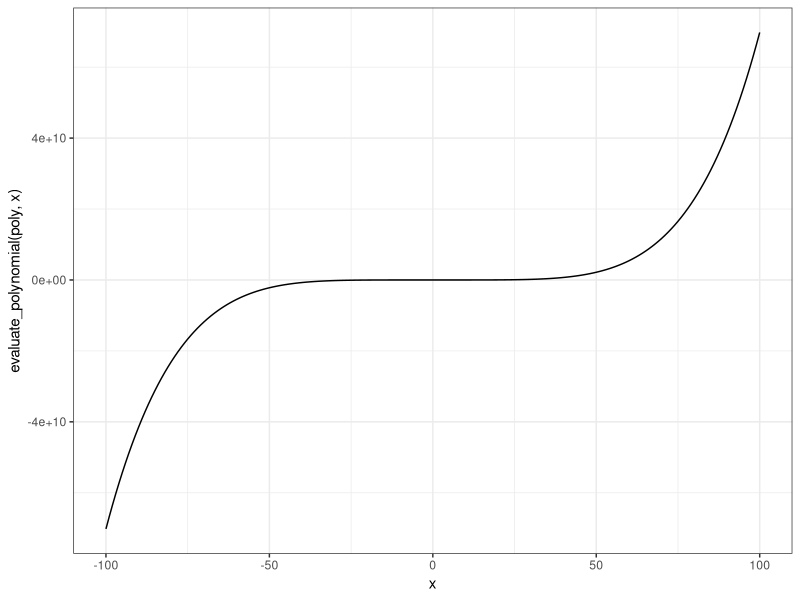

Generate this figure with R: (Note: this script raises an error after producing the figure.)
## ---- chunk 1
knitr::opts_chunk$set(echo = TRUE)
library(ggplot2)
## ---- chunk 2

circle <- function(radius) structure(list(radius=radius), class="circle")
square <- function(side) structure(list(side=side), class="square")
rectangle <- function(x, y) structure(list(x=x, y=y), class="rectangle")
triangle <- function(l, h) structure(list(l=l, h=h), class="triangle")

circumference <- function(x) UseMethod("circumference")
circumference.default <- function(x) cat("Not available for object type:", class(x), "\n")

circumference.circle <- function(x) 2*pi*x$radius
circumference.square <- function(x) x$side*4
circumference.rectangle<- function(x) x$x*2+x$y*2
circumference.triangle <- function(x) x$l+x$h+sqrt(x$l^2+x$h^2)

area <- function(x) UseMethod("area")
area.default <- function(x) cat("Not available for object type:", class(x), "\n")

area.circle <- function(x) x$radius^2*pi
area.square <- function(x) x$side^2
area.rectangle <- function(x) x$x*x$y
area.triangle <- function(x) x$l*x$h*0.5

cir <- circle(12)
sq <- square(12)
rec <- rectangle(12, 6)
tri <- triangle(6, 12)

circumference(cir)
circumference(sq)
circumference(rec)
circumference(tri)

area(cir)
area(sq)
area(rec)
area(tri)

## ---- chunk 3
polynomial <- function(...){
    parameters <- list(...)
    polynomials <- list()
    for(i in parameters) {
        if(class(i)!="numeric") {
            stop("Stop wrong type:", class(i), " Please only use numeric!")
        }
        polynomials <- c(polynomials, as.list(i))
    }
    structure(polynomials,
              class="polynomial")
}

evaluate_polynomial <- function(poly, x) UseMethod("evaluate_polynomial")
evaluate_polynomial.default <- function(poly, x) stop("No function for this class:", class(poly))
evaluate_polynomial.polynomial <- function(poly, x){
    y <- 0
    c <- 0
    for(w in poly){
        y <- y+w*x^c
        c <- c+1
    }
    y
}

print.polynomial <- function(x) {
    c <- 0
    for(w in x){
        if(c==0) {
            cat(w)
        } else {
            cat(" + ", w, "x^", c, sep="")
        }
        c <- c+1
    }
    cat("\n")
}

(poly <- polynomial(2, 3, 5, -6, -2, 7))

x <- -100:100
qplot(x, evaluate_polynomial(poly, x), geom="line") + theme_bw()

find_root <- function(poly, x, interval){
    uniroot(evaluate_polynomial, interval, poly=poly)
}

find_root(poly, x, c(-50, 50))

